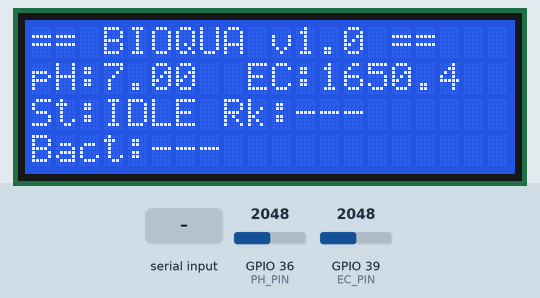
This sketch was run on a simulated ESP32. Shown: 20×4 character LCD. Inputs (shaded band) come from the test bench; at power-on: GPIO 36 (PH_PIN) = 2048, GPIO 39 (EC_PIN) = 2048 (analog values on the 0–4095 scale). Nothing arrives over Bluetooth unless stated; what the sketch prints to the serial monitor is not drawn.

Above: at 2.6 s.
2.7 s: "status:\n" received over the second serial link
At 4.9 s:
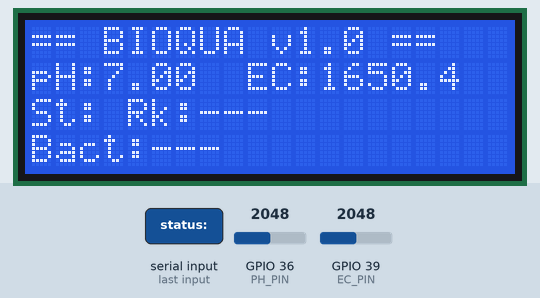
5.5 s: GPIO 36 (PH_PIN) set to 2866
At 7.2 s:
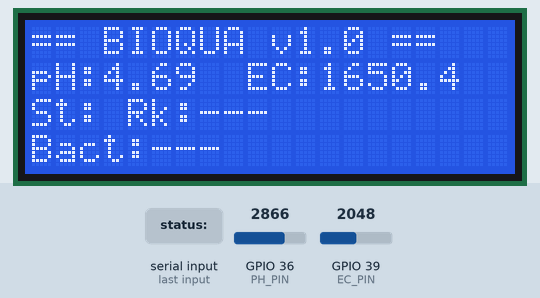
7.5 s: GPIO 39 (EC_PIN) set to 2866
At 8.3 s:
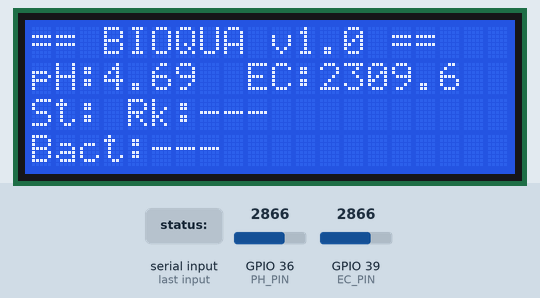
9.5 s: GPIO 36 (PH_PIN) set to 3603
At 11.0 s:
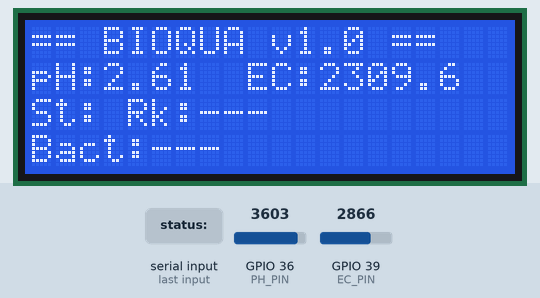
11.5 s: GPIO 39 (EC_PIN) set to 3603
At 13.1 s:
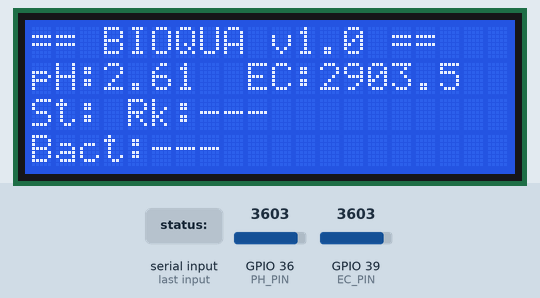
13.5 s: GPIO 36 (PH_PIN) set to 4095
At 14.6 s:
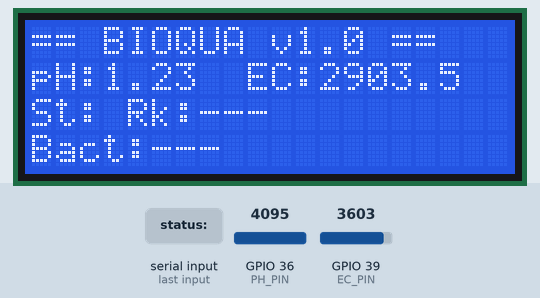
Timing chart, 0 to 16.5 s (numbered marks = the images above; inputs shaded):
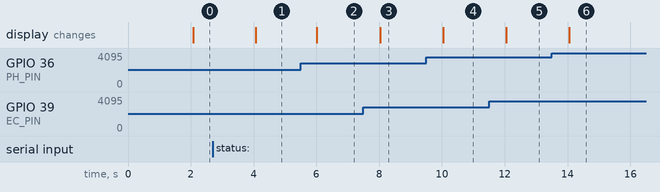

The sketch:

esp32_bluetooth.ino
```cpp
// (licence header left out)
// ESP32 Bluetooth Serial (SPP) — Sensor Reader & LCD Display
//
// Reads pH and EC sensors, transmits readings over Bluetooth,
// receives classification results from a connected phone/laptop,
// and displays everything on a 20x4 I2C LCD.
//
// Wiring:
//   pH sensor  → GPIO 36 (A0 / ADC1_CH0)
//   EC sensor  → GPIO 39 (A1 / ADC1_CH3)
//   LCD SDA    → GPIO 21
//   LCD SCL    → GPIO 22

#include "BluetoothSerial.h"
#include <Wire.h>
#include <LiquidCrystal_I2C.h>

// --------------- Configuration ---------------

#define PH_PIN       36    // ADC1_CH0 (A0)
#define EC_PIN       39    // ADC1_CH3 (A1)

#define LCD_ADDR     0x27
#define LCD_COLS     20
#define LCD_ROWS     4

// Calibration constants — adjust for your specific sensors
#define PH_OFFSET    0.00   // Offset after calibration with pH 7 buffer
#define PH_SLOPE     3.5    // mV-to-pH slope (typical for analog pH module)
#define EC_KVALUE    1.0    // Cell constant for EC probe

#define ADC_VREF     3.3
#define ADC_RES      4095.0

#define SEND_INTERVAL_MS  2000  // Send readings every 2 seconds

// --------------- Globals ---------------

BluetoothSerial SerialBT;
LiquidCrystal_I2C lcd(LCD_ADDR, LCD_COLS, LCD_ROWS);

String currentStatus    = "IDLE";
String bacteriaType     = "---";
String riskLevel        = "---";
unsigned long lastSendTime = 0;

// --------------- Sensor Reading ---------------

float readPH() {
  int raw = analogRead(PH_PIN);
  float voltage = raw * (ADC_VREF / ADC_RES);
  // Convert voltage to pH (linear calibration, inverse relationship)
  // NOTE: ESP32 uses 3.3V ADC, so midpoint is ~1.65V (not 2.5V like 5V Arduino)
  float ph = 7.0 + ((ADC_VREF / 2.0 - voltage) * PH_SLOPE) + PH_OFFSET;
  return constrain(ph, 0.0, 14.0);
}

float readEC() {
  int raw = analogRead(EC_PIN);
  float voltage = raw * (ADC_VREF / ADC_RES);
  // Convert voltage to EC in uS/cm (simplified linear model)
  float ec = (voltage * 1000.0) * EC_KVALUE;
  return max(ec, 0.0f);
}

// --------------- Bluetooth Receive ---------------

void processIncoming(String line) {
  // Expected format from phone/laptop:
  //   "result:SAFE,bacteria:None,risk:LOW"
  //   "result:CONTAMINATED,bacteria:E.coli,risk:HIGH"
  //   "status:SCANNING"

  line.trim();

  if (line.startsWith("status:")) {
    currentStatus = line.substring(7);
  }

  // Parse comma-separated key:value pairs
  int start = 0;
  while (start < (int)line.length()) {
    int commaIdx = line.indexOf(',', start);
    if (commaIdx == -1) commaIdx = line.length();

    String pair = line.substring(start, commaIdx);
    int colonIdx = pair.indexOf(':');
    if (colonIdx > 0) {
      String key = pair.substring(0, colonIdx);
      String val = pair.substring(colonIdx + 1);
      key.trim();
      val.trim();

      if (key == "result" || key == "status") {
        currentStatus = val;
      } else if (key == "bacteria") {
        bacteriaType = val;
      } else if (key == "risk") {
        riskLevel = val;
      }
    }
    start = commaIdx + 1;
  }
}

// --------------- LCD Display ---------------

void updateLCD(float ph, float ec) {
  // Use setCursor + overwrite instead of lcd.clear() to prevent flicker

  // Row 0: Title (static — only write once)
  static bool titleDrawn = false;
  if (!titleDrawn) {
    lcd.setCursor(0, 0);
    lcd.print("== BIOQUA v1.0 ==");
    titleDrawn = true;
  }

  // Row 1: pH and EC readings (pad to 20 chars to overwrite old content)
  lcd.setCursor(0, 1);
  String row1 = "pH:" + String(ph, 2) + "  EC:" + String(ec, 1);
  while (row1.length() < 20) row1 += " ";
  lcd.print(row1);

  // Row 2: Status and risk
  lcd.setCursor(0, 2);
  String row2 = "St:" + currentStatus.substring(0, 8) + " Rk:" + riskLevel.substring(0, 5);
  while (row2.length() < 20) row2 += " ";
  lcd.print(row2);

  // Row 3: Bacteria type
  lcd.setCursor(0, 3);
  String row3 = "Bact:" + bacteriaType.substring(0, 14);
  while (row3.length() < 20) row3 += " ";
  lcd.print(row3);
}

// --------------- Setup ---------------

void setup() {
  Serial.begin(115200);
  Serial.println("BIOQUA ESP32 starting...");

  // Initialise Bluetooth
  if (!SerialBT.begin("BIOQUA-ESP32")) {
    Serial.println("Bluetooth init failed!");
    while (true) { delay(1000); }
  }
  Serial.println("Bluetooth ready — device name: BIOQUA-ESP32");

  // Initialise LCD
  lcd.init();
  lcd.backlight();
  lcd.setCursor(0, 0);
  lcd.print("== BIOQUA v1.0 ==");
  lcd.setCursor(0, 1);
  lcd.print("Waiting for BT...");

  // Configure ADC
  analogReadResolution(12);
  analogSetAttenuation(ADC_11db);

  delay(1000);
}

// --------------- Main Loop ---------------

void loop() {
  // --- Read incoming Bluetooth data ---
  if (SerialBT.available()) {
    String incoming = SerialBT.readStringUntil('\n');
    processIncoming(incoming);
    // Echo to serial monitor for debugging
    Serial.print("BT RX: ");
    Serial.println(incoming);
  }

  // --- Send sensor data at interval ---
  unsigned long now = millis();
  if (now - lastSendTime >= SEND_INTERVAL_MS) {
    lastSendTime = now;

    float ph = readPH();
    float ec = readEC();

    // Build outgoing message
    String msg = "pH:" + String(ph, 2)
               + ",EC:" + String(ec, 1)
               + ",status:" + currentStatus
               + "\n";

    // Send over Bluetooth
    SerialBT.print(msg);

    // Echo to serial monitor
    Serial.print("BT TX: ");
    Serial.print(msg);

    // Update LCD
    updateLCD(ph, ec);
  }

  delay(10);  // Small yield
}
```

Measured:
- after the input at 2.7 s, the display: changes after 1.4 s (image 1)
- after the input at 5.5 s, the display: changes after 0.52 s (image 2)
- after the input at 7.5 s, the display: changes after 0.54 s (image 3)
- after the input at 9.5 s, the display: changes after 0.54 s (image 4)
- after the input at 11.5 s, the display: changes after 0.55 s (image 5)
- after the input at 13.5 s, the display: changes after 0.55 s (image 6)
